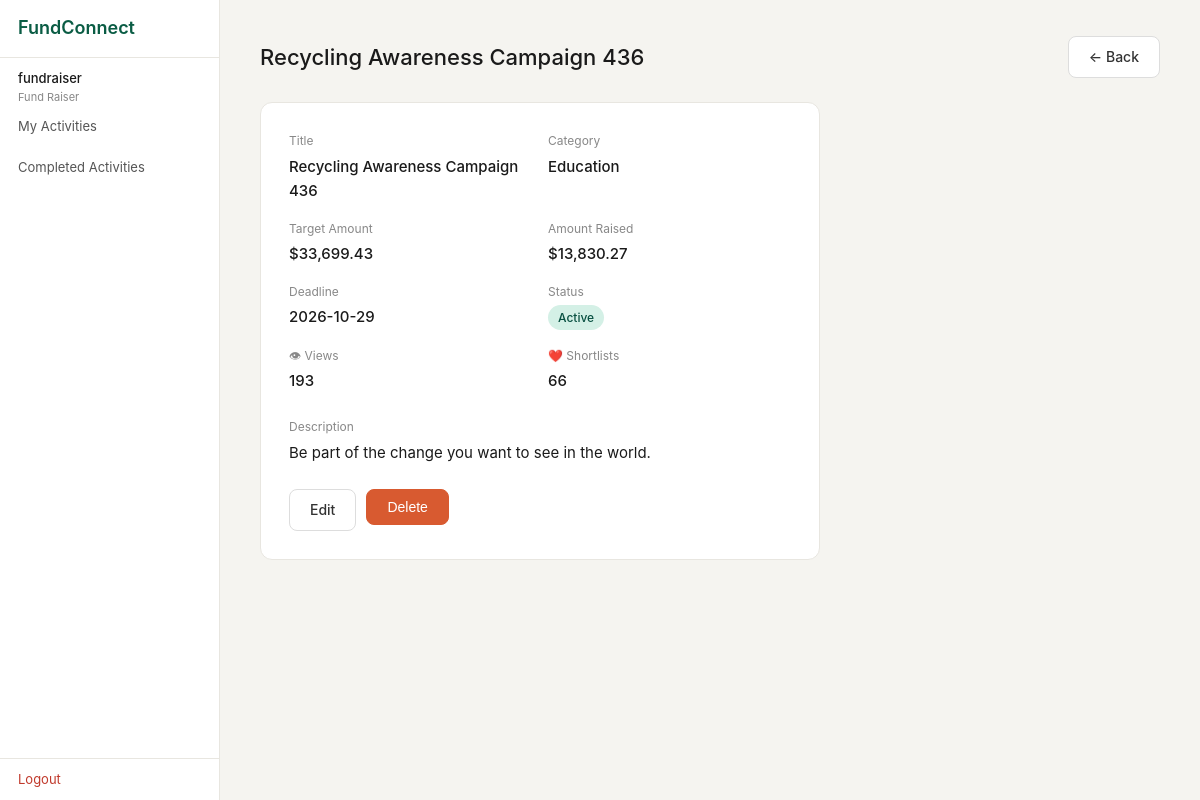
Screenshot of /fundraiser/activities/73 (signed in) with the database file from the repository.
### tables this page shows
CREATE TABLE fundraising_activity (
                id              INTEGER PRIMARY KEY AUTOINCREMENT,
                title           TEXT NOT NULL,
                description     TEXT,
                target_amount   REAL NOT NULL,
                amount_raised   REAL DEFAULT 0,
                category_id     INTEGER REFERENCES fra_category(id),
                deadline        TEXT NOT NULL,
                status          TEXT NOT NULL DEFAULT 'Active',
                fundraiser_id   INTEGER REFERENCES user_account(id),
                view_count      INTEGER DEFAULT 0,
                shortlist_count INTEGER DEFAULT 0,
                created_at      TEXT DEFAULT (datetime('now'))
            );

CREATE TABLE fra_category (
                id          INTEGER PRIMARY KEY AUTOINCREMENT,
                name        TEXT NOT NULL UNIQUE,
                description TEXT,
                created_at  TEXT DEFAULT (datetime('now'))
            );

### boundary/app.py (the view)
@app.route("/fundraiser/activities/<int:aid>")
def fr_activity_view(aid):
    if "user_id" not in session or session["role"] != "Fund Raiser":
        return redirect(url_for("login"))
    result = FundraisingActivityController.view_activity(aid, session["user_id"])
    if not result["success"]:
        flash(result["message"], "error")
        return redirect(url_for("fr_activities"))
    return render_template("fr_activity_view.html", activity=result["data"])

### boundary/templates/fr_activity_view.html (shortened to what this page needs)
{% extends "base.html" %}
{% block content %}
<div class="page-header">
  <h1 class="page-title">{{ activity.title }}</h1>
  <a href="{{ url_for('fr_activities') }}" class="btn">← Back</a>
</div>
<div style="background: #fff; border: 1px solid #e8e6e0; border-radius: 12px; padding: 28px; max-width: 560px;">
  <div style="display: grid; grid-template-columns: 1fr 1fr; gap: 16px; margin-bottom: 24px;">
    <div>
      <p style="font-size: 12px; color: #888; margin-bottom: 4px;">Title</p>
      <p style="font-weight: 500;">{{ activity.title }}</p>
    </div>
    <div>
      <p style="font-size: 12px; color: #888; margin-bottom: 4px;">Category</p>
      <p style="font-weight: 500;">{{ activity.category_name or '—' }}</p>
    </div>
    <div>
      <p style="font-size: 12px; color: #888; margin-bottom: 4px;">Target Amount</p>
      <p style="font-weight: 500;">${{ '{:,.2f}'.format(activity.target_amount) }}</p>
    </div>
    <div>
      <p style="font-size: 12px; color: #888; margin-bottom: 4px;">Amount Raised</p>
      <p style="font-weight: 500;">${{ '{:,.2f}'.format(activity.amount_raised) }}</p>
    </div>
    <div>
      <p style="font-size: 12px; color: #888; margin-bottom: 4px;">Deadline</p>
      <p style="font-weight: 500;">{{ activity.deadline }}</p>
    </div>
    <div>
      <p style="font-size: 12px; color: #888; margin-bottom: 4px;">Status</p>
      <span class="badge badge-active">{{ activity.status }}</span>
    </div>
    <div>
      <p style="font-size: 12px; color: #888; margin-bottom: 4px;">👁 Views</p>
      <p style="font-weight: 500;">{{ activity.view_count }}</p>
    </div>
    <div>
      <p style="font-size: 12px; color: #888; margin-bottom: 4px;">❤️ Shortlists</p>
      <p style="font-weight: 500;">{{ activity.shortlist_count }}</p>
    </div>
  </div>
  {% if activity.description %}
  <div style="margin-bottom: 24px;">
    <p style="font-size: 12px; color: #888; margin-bottom: 4px;">Description</p>
    <p>{{ activity.description }}</p>
  </div>
  {% endif %}
  <div style="display: flex; gap: 10px;">
    <a href="{{ url_for('fr_activity_edit', aid=activity.id) }}" class="btn">Edit</a>
    <form method="POST" action="{{ url_for('fr_activity_delete', aid=activity.id) }}"
          onsubmit="return confirm('Delete this activity? This cannot be undone.')">
      <button type="submit" class="btn btn-danger">Delete</button>
    </form>
  </div>
</div>
{% endblock %}

### boundary/static/css/style.css (style rules this page uses)
*, *::before, *::after { box-sizing: border-box; margin: 0; padding: 0; }
body { font-family: -apple-system, BlinkMacSystemFont, 'Segoe UI', sans-serif; font-size: 15px; background: #f5f4f0; color: #1a1a1a; line-height: 1.6; }
a { text-decoration: none; color: inherit; }
.btn { display: inline-block; padding: 9px 20px; border-radius: 8px; font-size: 14px; font-weight: 500; cursor: pointer; border: 1px solid #ddd; background: #fff; color: #333; }
.btn-danger { background: #d85a30; color: #fff; border-color: #d85a30; }
.page-header { display: flex; justify-content: space-between; align-items: center; margin-bottom: 24px; }
.page-title { font-size: 22px; font-weight: 500; }
.badge { display: inline-block; padding: 3px 10px; border-radius: 20px; font-size: 12px; font-weight: 500; }
.badge-active { background: #d4f0e6; color: #085041; }

### rows the page displays
fundraising_activity: title "Recycling Awareness Campaign 436", target_amount "33,699.43", amount_raised "13,830.27", deadline "2026-10-29", status "Active", view_count "193", shortlist_count "66", description "Be part of the change you want to see in the world."
fra_category: name "Education"

### other values shown
{{ session.username }} "fundraiser"
{{ session.role }} "Fund Raiser"
